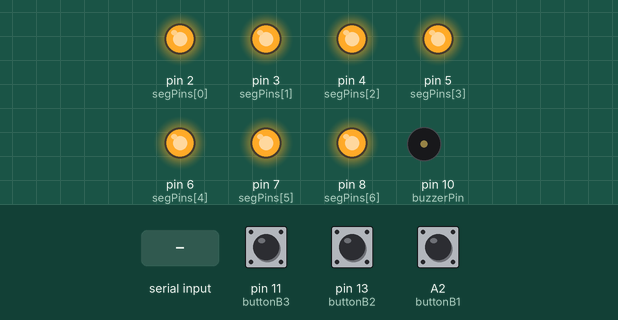
Simulated run of this sketch. Board: Arduino Uno, built with avr-gcc and run on an emulated ATmega328P. Parts: output pins drawn as LEDs (lit = HIGH), buzzer (waves = sounding). Dashed ring = blinking. The test bench sets the inputs (shaded band); at power-on: pin 11 (buttonB3) HIGH, pin 13 (buttonB2) HIGH, A2 (buttonB1) HIGH.

Above: at 1.2 s.
1.3 s: "ALARM\n" received over Serial
At 1.38 s:
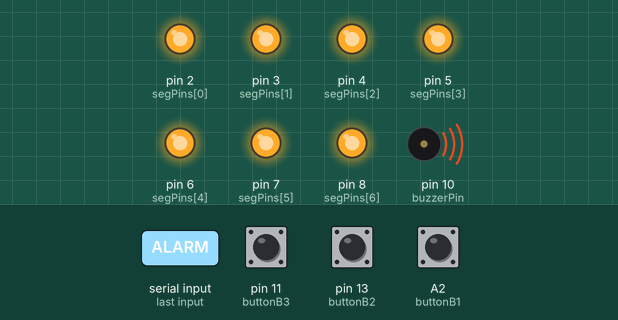
4.3 s: "TOTAL:\n" received over Serial
At 4.6 s:
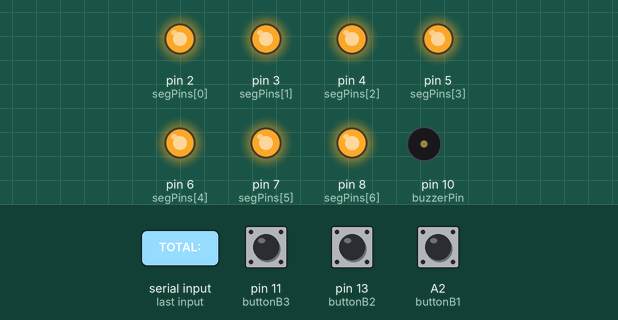
7.3 s: "FINAL\n" received over Serial
At 8.1 s:
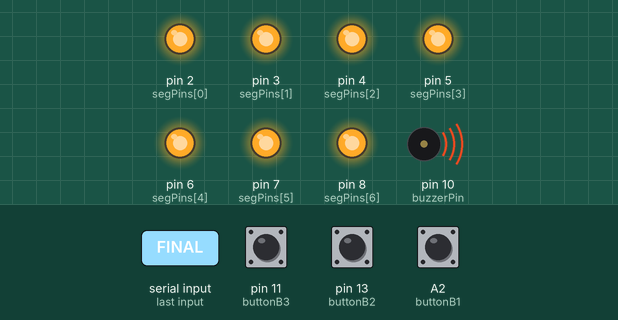
9.8 s: "TOTAL:90\n" received over Serial
At 10.5 s:
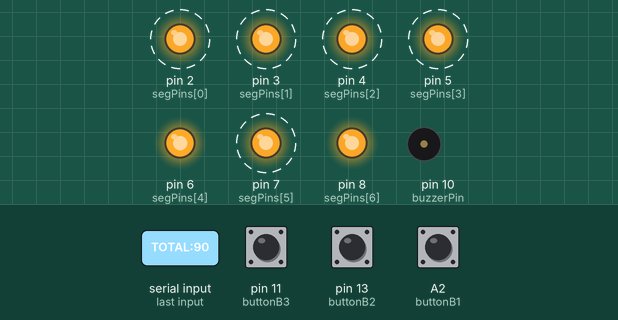
Timing chart, 0 to 13.2 s (numbered marks = the images above; inputs shaded):
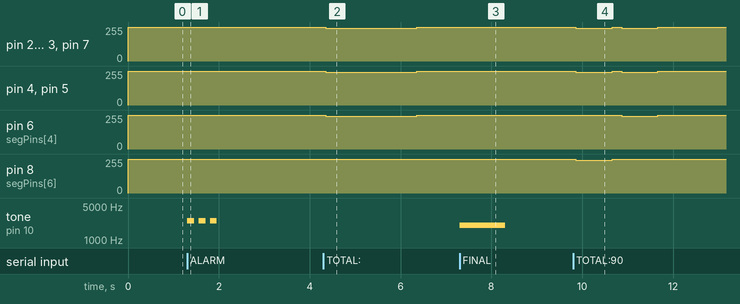

The sketch:

sketch_arduino1.ino
```cpp
#include <Arduino.h>

const int segPins[] = {2, 3, 4, 5, 6, 7, 8}; // a, b, c, d, e, f, g
const int buzzerPin = 10;
const int buttonB1 = A2;
const int buttonB2 = 13;
const int buttonB3 = 11;

byte digits[10][7] = {
  {0, 0, 0, 0, 0, 0, 1}, {1, 0, 0, 1, 1, 1, 1}, {0, 0, 1, 0, 0, 1, 0},
  {0, 0, 0, 0, 1, 1, 0}, {1, 0, 0, 1, 1, 0, 0}, {0, 1, 0, 0, 1, 0, 0},
  {0, 1, 0, 0, 0, 0, 0}, {0, 0, 0, 1, 1, 1, 1}, {0, 0, 0, 0, 0, 0, 0},
  {0, 0, 0, 0, 1, 0, 0}
};

int lastB1State = HIGH;
int lastB2State = HIGH;
int lastB3State = HIGH;
unsigned long b1PressStart = 0;
unsigned long b2PressStart = 0;
unsigned long b3PressStart = 0;
bool b1Pressed = false;
bool b2Pressed = false;
bool b3Pressed = false;
const unsigned long debounceDelay = 50;
const unsigned long longPressThreshold = 800; // 800ms for long press

void setup() {
  Serial.begin(9600);
  for (int i = 0; i < 7; i++) {
    pinMode(segPins[i], OUTPUT);
    digitalWrite(segPins[i], HIGH);
  }
  pinMode(buzzerPin, OUTPUT);

  pinMode(buttonB1, INPUT_PULLUP);
  pinMode(buttonB2, INPUT_PULLUP);
  pinMode(buttonB3, INPUT_PULLUP);
}

void loop() {
  // Check for serial commands from Qt
  if (Serial.available() > 0) {
    String cmd = Serial.readStringUntil('\n');
    cmd.trim();

    if (cmd.startsWith("TOTAL:")) {
      int val = cmd.substring(6).toInt();
      displayMultiDigit(val);
    }
    else if (cmd.startsWith("STEP:")) {
      int val = cmd.substring(5).toInt();
      displayMultiDigit(val);
    }
    else if (cmd.startsWith("CYCLE:")) {
      // Format: CYCLE:ID1,ID2,ID3,... (cycle through IDs on display)
      String ids = cmd.substring(6);
      int startIdx = 0;
      int commaIdx = ids.indexOf(',');

      while (startIdx < ids.length()) {
        String idStr;
        if (commaIdx == -1) {
          idStr = ids.substring(startIdx);
          startIdx = ids.length();
        } else {
          idStr = ids.substring(startIdx, commaIdx);
          startIdx = commaIdx + 1;
          commaIdx = ids.indexOf(',', startIdx);
        }

        int id = idStr.toInt();
        unsigned long t = millis();
        while(millis() - t < 1500) {
          for (int i = 0; i < 7; i++) {
            if (digits[id % 10][i] == 0) {
              digitalWrite(segPins[i], LOW);
              delayMicroseconds(200);
              digitalWrite(segPins[i], HIGH);
              delayMicroseconds(800);
            }
          }
        }
        delay(300); // Pause between IDs
      }
    }
    else if (cmd == "FINAL") {
      tone(buzzerPin, 2000);
      unsigned long t = millis();
      while(millis() - t < 1000) { }
      noTone(buzzerPin);
      clearDisplay();
    }
    else if (cmd == "ALARM") {
      // Alert buzzer - 3 short beeps for warnings
      for (int i = 0; i < 3; i++) {
        tone(buzzerPin, 2500);
        delay(150);
        noTone(buzzerPin);
        delay(100);
      }
    }
  }

  // Read buttons with short/long press detection
  int b1State = digitalRead(buttonB1);
  int b2State = digitalRead(buttonB2);
  int b3State = digitalRead(buttonB3);
  unsigned long now = millis();

  // Button B1 - Equipment Manager (Short=Available, Long=My Borrowed)
  if (b1State == LOW && lastB1State == HIGH && (now - b1PressStart > debounceDelay)) {
    b1PressStart = now;
    b1Pressed = true;
  }
  if (b1State == HIGH && lastB1State == LOW && b1Pressed) {
    b1Pressed = false;
    unsigned long pressDuration = now - b1PressStart;
    if (pressDuration < longPressThreshold) {
      Serial.println("B1:SHORT"); // Show available equipment
    } else {
      Serial.println("B1:LONG");  // Show my borrowed + check overdue
    }
  }
  lastB1State = b1State;

  // Button B2 - Attendance (Short=Total Present, Long=My Status)
  if (b2State == LOW && lastB2State == HIGH && (now - b2PressStart > debounceDelay)) {
    b2PressStart = now;
    b2Pressed = true;
  }
  if (b2State == HIGH && lastB2State == LOW && b2Pressed) {
    b2Pressed = false;
    unsigned long pressDuration = now - b2PressStart;
    if (pressDuration < longPressThreshold) {
      Serial.println("B2:SHORT"); // Total employees checked in
    } else {
      Serial.println("B2:LONG");  // My attendance status
    }
  }
  lastB2State = b2State;

  // Button B3 - Maintenance (Short=Urgent Count, Long=Report Problem)
  if (b3State == LOW && lastB3State == HIGH && (now - b3PressStart > debounceDelay)) {
    b3PressStart = now;
    b3Pressed = true;
  }
  if (b3State == HIGH && lastB3State == LOW && b3Pressed) {
    b3Pressed = false;
    unsigned long pressDuration = now - b3PressStart;
    if (pressDuration < longPressThreshold) {
      Serial.println("B3:SHORT"); // Count needing maintenance
    } else {
      Serial.println("B3:LONG");  // Report problem at station
    }
  }
  lastB3State = b3State;
}

void displaySafe(int num) {
  if (num < 0 || num > 9) return;
  unsigned long t = millis();
  while(millis() - t < 2000) {
    for (int i = 0; i < 7; i++) {
      if (digits[num][i] == 0) {
        digitalWrite(segPins[i], LOW);
        delayMicroseconds(200);
        digitalWrite(segPins[i], HIGH);
        delayMicroseconds(800);
      }
    }
  }
  // Buzzer removed - now only conditional via ALARM command
}

void clearDisplay() {
  for(int i=0; i<7; i++) digitalWrite(segPins[i], HIGH);
}

void displayMultiDigit(int num) {
  // Display numbers > 9 sequentially (e.g., 12 shows 1 then 2)
  if (num < 0) return;
  if (num <= 9) {
    displaySafe(num);
    return;
  }

  // For numbers > 9, show each digit for 800ms
  String numStr = String(num);
  for (int i = 0; i < numStr.length(); i++) {
    int digit = numStr[i] - '0';
    unsigned long t = millis();
    while(millis() - t < 800) {
      for (int j = 0; j < 7; j++) {
        if (digits[digit][j] == 0) {
          digitalWrite(segPins[j], LOW);
          delayMicroseconds(200);
          digitalWrite(segPins[j], HIGH);
          delayMicroseconds(800);
        }
      }
    }
    delay(200); // Brief pause between digits
  }
}
```

Measured:
- after the input at 1.3 s, tone on pin 10 (buzzerPin): alternates 2500 Hz for 0.15 s and silent for 0.10 s, 6 changes in all, then stays silent, starting at once
- after the input at 4.3 s, pin 2 (segPins[0]), pin 3 (segPins[1]), pin 6 (segPins[4]), pin 7 (segPins[5]): 255/255 → 246/255 after 0.06 s, → 255/255 2.0 s later; pin 4 (segPins[2]), pin 5 (segPins[3]): 255/255 → 245/255 after 0.06 s, → 255/255 2.0 s later
- after the input at 7.3 s, tone on pin 10 (buzzerPin): silent → 2000 Hz at once, → silent 1.0 s later
- after the input at 9.8 s, pin 2 (segPins[0]), pin 3 (segPins[1]): alternates 255/255 for 0.21 s and 246/255 for 0.80 s, 4 changes in all, then stays 255/255, starting after 0.06 s
